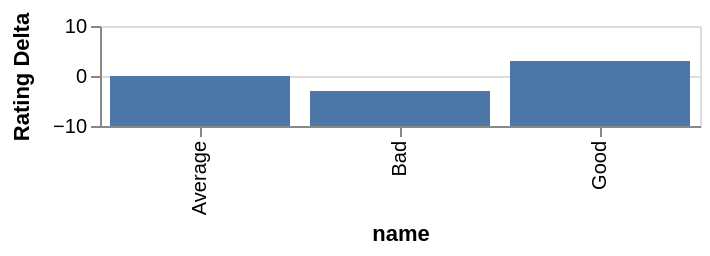

Vega-Lite specification stored for this chart:
### Vega specification from a JSON file in a GitHub repository (floating-point values rounded to 4 significant figures)
{"$schema": "https://vega.github.io/schema/vega/v3.0.json", "description": "Horizon Graph with 2 layers. (See https://idl.cs.washington.edu/papers/horizon/ for more details on Horizon Graphs.)", "autosize": "pad", "padding": 5, "width": 300, "height": 50, "style": "cell", "data": [{"name": "source_0", "values": [{"name": "Good", "Rating": 9, "Year": 2016}, {"name": "Bad", "Rating": 3, "Year": 2016}, {"name": "Average", "Rating": 5, "Year": 2015}]}, {"name": "data_0", "source": "source_0", "transform": [{"type": "window", "params": [null], "as": ["AverageYearRating"], "ops": ["mean"], "fields": ["Rating"], "groupby": ["Year"], "frame": [null, null]}, {"type": "formula", "expr": "datum.Rating - datum.AverageYearRating", "as": "RatingDelta"}, {"type": "filter", "expr": "datum[\"RatingDelta\"] !== null && !isNaN(datum[\"RatingDelta\"])"}]}], "marks": [{"name": "layer_0_marks", "type": "rect", "clip": true, "style": ["bar"], "from": {"data": "data_0"}, "encode": {"update": {"x": {"scale": "x", "field": "name"}, "width": {"scale": "x", "band": true}, "y": {"scale": "y", "field": "RatingDelta"}, "y2": {"field": {"group": "height"}}, "fill": {"value": "#4c78a8"}}}}], "scales": [{"name": "x", "type": "band", "domain": {"data": "data_0", "field": "name", "sort": true}, "range": [0, {"signal": "width"}], "paddingInner": 0.1, "paddingOuter": 0.05}, {"name": "y", "type": "linear", "domain": [-10, 10], "range": [{"signal": "height"}, 0], "nice": true, "zero": false}], "axes": [{"scale": "x", "orient": "bottom", "labelOverlap": true, "title": "name", "zindex": 1, "encode": {"labels": {"update": {"angle": {"value": 270}, "align": {"value": "right"}, "baseline": {"value": "middle"}}}}}, {"title": "Rating Delta", "scale": "y", "orient": "left", "labelOverlap": true, "tickCount": {"signal": "ceil(height/40)"}, "zindex": 1}, {"scale": "y", "orient": "left", "domain": false, "grid": true, "labels": false, "maxExtent": 0, "minExtent": 0, "tickCount": {"signal": "ceil(height/40)"}, "ticks": false, "zindex": 0, "gridScale": "x"}], "config": {"axisY": {"minExtent": 30}}}
